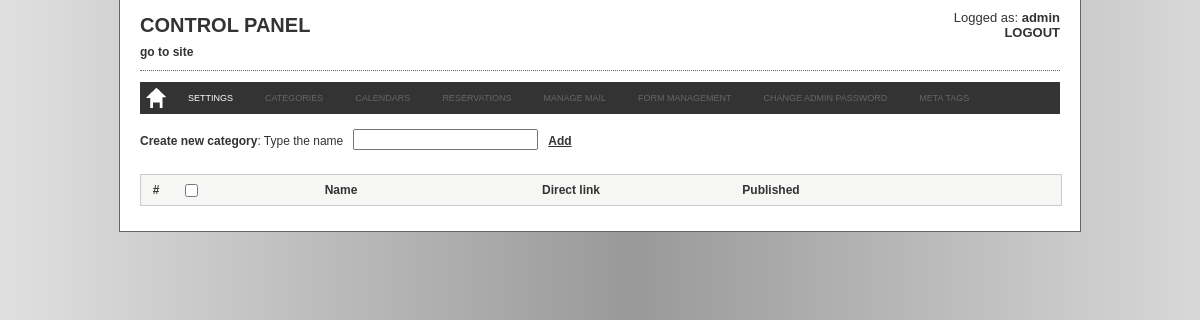
Page /admin/categories.php (signed in) on the committed database.
### tables this page shows
CREATE TABLE `booking_texts` (
  `text_id` int(11) unsigned NOT NULL AUTO_INCREMENT,
  `page_id` int(11) NOT NULL,
  `text_label` varchar(255) NOT NULL DEFAULT '',
  `text_value` text NOT NULL,
  PRIMARY KEY (`text_id`)
);

### admin/common.php (called while the page is built, shortened)
<?php
include_once dirname(__FILE__).'/class/settings.class.php';
$settingObj = new setting();
include_once dirname(__FILE__).'/class/lang.class.php';
$langObj = new lang();
?>

### admin/class/lang.class.php (called while the page is built, shortened)
<?php
class lang {
	private function doLanguageQuery($label) {
		$languageQry = mysql_query("SELECT * FROM booking_texts WHERE text_label='".mysql_real_escape_string($label)."'");
		return stripslashes(mysql_result($languageQry,0,'text_value'));
	}
	public function getLabel($label) {
		return lang::doLanguageQuery($label);
	}
}
?>

### admin/class/settings.class.php (called while the page is built, shortened)
<?php
class setting {
	private function doSettingQuery($setting) {
		$settingQry = mysql_query("SELECT * FROM booking_config WHERE config_name='".mysql_real_escape_string($setting)."'");
		return mysql_result($settingQry,0,'config_value');
	}
	public function getReservationConfirmationMode() {
		return setting::doSettingQuery('reservation_confirmation_mode');
	}
	public function getSiteDomain() {
		return setting::doSettingQuery('site_domain');
	}
}
?>

### admin/categories.php (the view, shortened to what this page needs)
<?php
include 'common.php';
include 'include/header.php';
?>
<div id="top_bg_container_all">
    <div id="container_all">
        <div id="container_content">
			<?php
            include 'include/menu.php';
            ?>
            <div class="add_calendar_container">
            	<div class="create_calendar"><strong><?php echo $langObj->getLabel("CATEGORIES_CREATE_NEW_CATEGORY"); ?></strong>: <?php echo $langObj->getLabel("CATEGORIES_TYPE_THE_NAME"); ?></div>
                <div class="create_calendar"><input type="text" id="category_name" name="category_name"></div>
                <div class="create_calendar"><a href="javascript:addCategory();"><?php echo $langObj->getLabel("CATEGORIES_ADD"); ?></a></div>
            </div>
            <form name="manage_categories" action="" method="post">
                <div id="table_container">
                    <div id="table">
                    	<?php include 'ajax/categories.php'; ?>
                    </div>
                </div>
            </form>
            <div id="rowspace"></div>
        </div>
    </div>
</div>

### admin/include/menu.php (shortened to what this page needs)
<div id="header_container">
	<?php
    if(isset($_SESSION["admin_id"]) && $_SESSION["admin_id"] != 0) {
	?>
        <div class="header_left">
            <div class="header_title"><h1><?php echo $langObj->getLabel("MENU_CONTROL_PANEL_TITLE"); ?></h1></div>
            <div class="link_website"><a href="../" target="_blank"><?php echo $langObj->getLabel("MENU_GO_TO_SITE"); ?></a></div>
        </div>
        <div class="header_identity_container">
            <div class="header_identity"><?php echo $langObj->getLabel("MENU_LOGGED_AS"); ?> <strong><?php echo $_SESSION["admin_name"]?></strong></div>
            <div class="header_logout"><strong><a href="logout.php"><?php echo $langObj->getLabel("MENU_LOGOUT"); ?></a></strong></div>
        </div>
        <div class="line_dotted"></div>
    <?php
	}
	?>
</div>
<div id="menu_container">
    <div id="menu">
    <ul>
        <?php
        if(isset($_SESSION["admin_id"]) && $_SESSION["admin_id"] != 0) {
		?>
        	<li><a href="welcome.php" class="home_button"></a></li>
            <?php
			if($settingObj->getReservationConfirmationMode() == 0 && $settingObj->getSiteDomain() == '') {
				?>
                <li><a href="configuration.php" <?php if(stristr($_SERVER["SCRIPT_NAME"],"configuration.php")) { echo "style='background-color: #666;'"; }?>><?php echo $langObj->getLabel("MENU_SETTINGS"); ?></a></li>
                <li><a href="#" style='color: #666;'><?php echo $langObj->getLabel("MENU_CATEGORIES"); ?></a></li>
                <li><a href="#" style='color: #666;'><?php echo $langObj->getLabel("MENU_CALENDARS"); ?></a></li>
				<li><a href="#" style='color: #666;'><?php echo $langObj->getLabel("MENU_RESERVATIONS"); ?></a></li>
                <li><a href="#" style='color: #666;'><?php echo $langObj->getLabel("MENU_MANAGE_MAIL"); ?></a></li>
				<li><a href="#" style='color: #666;'><?php echo $langObj->getLabel("MENU_FORM_MANAGEMENT"); ?></a></li>
				<li><a href="#" style='color: #666;'><?php echo $langObj->getLabel("MENU_CHANGE_ADMIN_PASSWORD"); ?></a></li>
                <li><a href="#" style='color: #666;'><?php echo $langObj->getLabel("MENU_META_TAGS"); ?></a></li>
				<?php
			}
			?>
        <?php
		}
		?>
    </ul>
   </div>
</div>

### admin/ajax/categories.php (shortened to what this page needs)
<div class="category_title_col1">
    <div id="table_cell">#</div>
</div>
<div class="category_title_col2">
    <div id="table_cell"><input type="checkbox" name="selectAll" onclick="javascript:selectCheckbox('manage_categories','categories[]');" /></div>
</div>
<div class="category_title_col3">
    <div id="table_cell"><?php echo $langObj->getLabel("CATEGORY_NAME_LABEL"); ?></div>
</div>
<div class="category_title_col4">
    <div id="table_cell"><?php echo $langObj->getLabel("CATEGORY_LINK_LABEL"); ?></div>
</div>
<div class="category_title_col5">
    <div id="table_cell"><?php echo $langObj->getLabel("CATEGORY_PUBLISHED_LABEL"); ?></div>
</div>
<div class="category_title_col6">
    <div id="table_cell"></div>
</div>
<div class="category_title_col7">
    <div id="table_cell"></div>
</div>

### admin/css/style.css (style rules this page uses)
body { background: url(../images/bg.png) top center repeat-y; padding: 0px; margin: 0px; font-family:Arial, Helvetica, sans-serif; font-size:12px; color:#333; }
h1 { font-size: 20px; font-weight: bold; margin: 0px; padding: 0px; }
#top_bg_container_all { padding: 0px; margin: 0px; height: 73px; }
#container_all { width: 960px; border: 1px solid #666; border-top: none; margin-left: auto; margin-right: auto; background: #fff; }
#container_content { width: 920px; margin-left: auto; margin-right: auto; }
#table_container { margin:auto; width:920px; margin-top:15px; margin-bottom:0px; }
#table { width: 920px; border: 1px solid #CCCCCC; border-bottom:none; float:left; color: #333; }
#table_cell { width:inherit; height:inherit; display:table-cell; vertical-align:middle; text-align:center; }
.add_calendar_container { height: 30px; margin: 15px 0; }
.create_calendar { float: left; height: 24px; line-height: 24px; margin-right: 10px; }
.create_calendar a { font-weight: bold; text-decoration: underline; font-size: 12px; color: #333; }
.header_left { float: left; }
.header_title { width: 500px; height: 35px; line-height: 50px; }
.link_website { height: 20px; padding: 10px 0 5px; font-weight: bold; }
.link_website a { color: #333; text-decoration: none; font-weight: bold; }
.header_identity_container { float: right; text-align: right; font-size: 13px; }
.header_identity { margin-top: 10px; }
.header_logout a { text-decoration: none; color: #333; }
.line_dotted { width: 920px; height: 1px; border-top: 1px dotted #666666; }
#menu_container { width: 920px; height: 32px; margin-top: 10px; margin-left: auto; margin-right: auto; background: #333; z-index: 100; }
#menu { padding:0; margin:0; }
#menu ul { padding:0; margin:0; }
#menu li { position: relative; float: left; list-style: none; margin: 0; padding:0; font-size:9px; }
#menu li a { height: 32px; display: block; padding: 0 16px; text-decoration:none; text-align: center; line-height: 32px; background-color: #333; color: #fff; cursor: pointer; }
.home_button { height: 32px; background-image: url(../images/buttons/home.png); background-position: top left; }
#rowspace { clear: both; height:25px; }
.category_title_col1 { width: 30px; height: 30px; float:left; background-color:#F6F6F5; border-bottom:1px solid #CCC; text-align:center; font-weight:bold; }
.category_title_col2 { width: 40px; height: 30px; float:left; background-color:#F6F6F5; border-bottom:1px solid #CCC; font-weight:bold; }
.category_title_col3 { width: 260px; height: 30px; float:left; background-color:#F6F6F5; border-bottom:1px solid #CCC; font-weight:bold; }
.category_title_col4 { width: 200px; height: 30px; float:left; background-color:#F6F6F5; border-bottom:1px solid #CCC; font-weight:bold; }
.category_title_col5 { width: 200px; height: 30px; float:left; background-color:#F6F6F5; border-bottom:1px solid #CCC; font-weight:bold; }
.category_title_col6 { width: 95px; height: 30px; float:left; background-color:#F6F6F5; border-bottom:1px solid #CCC; font-weight:bold; }
.category_title_col7 { width: 95px; height: 30px; float:left; background-color:#F6F6F5; border-bottom:1px solid #CCC; font-weight:bold; }

### rows in the picture
booking_texts: text_value "CONTROL PANEL"
booking_texts: text_value "go to site"
booking_texts: text_value "Logged as:"
booking_texts: text_value "LOGOUT"
booking_texts: text_value "SETTINGS"
booking_texts: text_value "CATEGORIES"
booking_texts: text_value "CALENDARS"
booking_texts: text_value "RESERVATIONS"
booking_texts: text_value "MANAGE MAIL"
booking_texts: text_value "FORM MANAGEMENT"
booking_texts: text_value "CHANGE ADMIN PASSWORD"
booking_texts: text_value "META TAGS"
booking_texts: text_value "Create new category"
booking_texts: text_value "Type the name"
booking_texts: text_value "Add"
booking_texts: text_value "Name"
booking_texts: text_value "Direct link"
booking_texts: text_value "Published"

### other values in the picture
$_SESSION["admin_name"] "admin"
